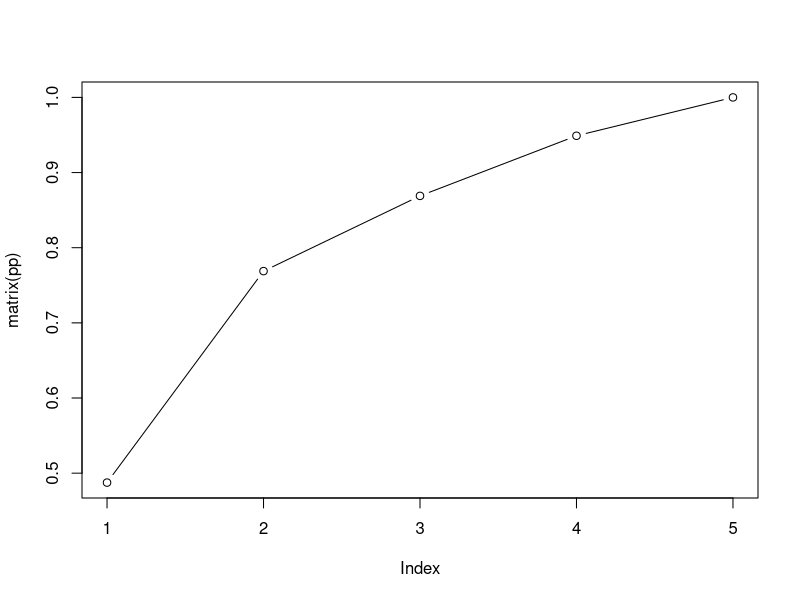
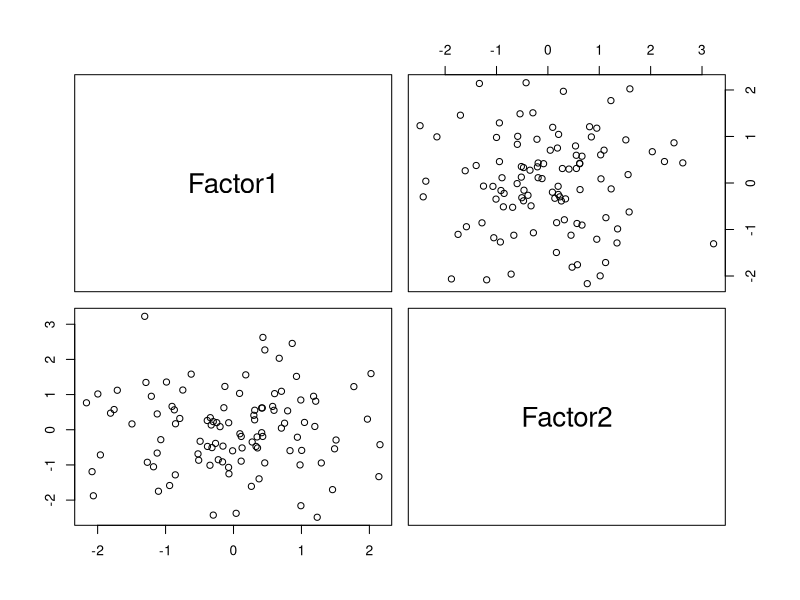

These charts were generated, in order, by the following R code: (Note: this script raises an error after producing the figures.)
# AT 3 - Part A - Q2

stock.data = read.csv(file='stockdata.csv')
head(stock.data)


R_mat = cor(stock.data)
R_mat


# eigens 
egs  = eigen(R_mat)
V = egs$vectors
Lambdas = egs$values
D = diag(egs$values)

# check 
p = dim(R_mat)[1]
sum(Lambdas)
all.equal(p, sum(Lambdas))

# choose m

# create a scree plot to determine a cutoff at 
# which selected lambda maximise explained variance
pp <- c()
for (m in 1:p){
  pp <- append(pp, sum(Lambdas[1:m]) / p)
    #(1 - (sum(Lambdas[1:i]) / sum(Lambdas)))
}
print(pp)
plot(matrix(pp), type='b')

# m = 3 # 87% cumulatie proportion of total sample variance explained 
m = 2
Fs <- c() 
Hs <- c()


Fl_1 <- round(sqrt(Lambdas[1]) * V[,1], 2)
Fl_2 <- round(sqrt(Lambdas[2]) * V[,2], 2)
# Fl_3 <- round(sqrt(Lambdas[3]) * V[,3], 2)
# Fs <- cbind(Fl_1, Fl_2, Fl_3)
Fs <- cbind(Fl_1, Fl_2)

rownames(Fs) <- colnames(stock.data)
Hs <- apply(Fs, 1, function(r) sum(r**2))
Fs <- cbind(Fs, Hs)
# specific var 1 - Hs
Epsilon <- 1 - Hs
Fs <- cbind(Fs, Epsilon)



## Estimate R
Epsilon_mat <- diag(Epsilon)
# L = matrix(cbind(Fl_1, Fl_2, Fl_3), ncol=3)
L = matrix(cbind(Fl_1, Fl_2), ncol=2)

Est_R = round( L %*% t(L) + Epsilon_mat, 2 )
Est_R
round(R_mat,2)

#sum of squared entries of residual matrix 
# is less or equal to sum of left out eigen values

sum((R_mat - Est_R)**2) <= sum(Lambdas[(m+1):p])

Lambdas[1:m]
Fs

# cumulativ propotion if total sample variance explained 
prop_explained <- c()
for (i in 1:m){
  prop_explained<-append(prop_explained, sum(Lambdas[1:i])/p)
}
prop_explained



## rotate factors 
L_rotated <- varimax(L)
rownames(L_rotated$loadings) <- colnames(stock.data)
L_rotated



### using R - mle
fact1 <- factanal(stock.data,factors = 2, rotation = 'none', scores = 'Bartlett')
pairs(fact1$scores)
library(car)
scatterpl


fact2 <- psych::principal(stock.data, nfactors = 2, rotate = 'varimax')
fact2
L_rotated
Fs
prop_explained
